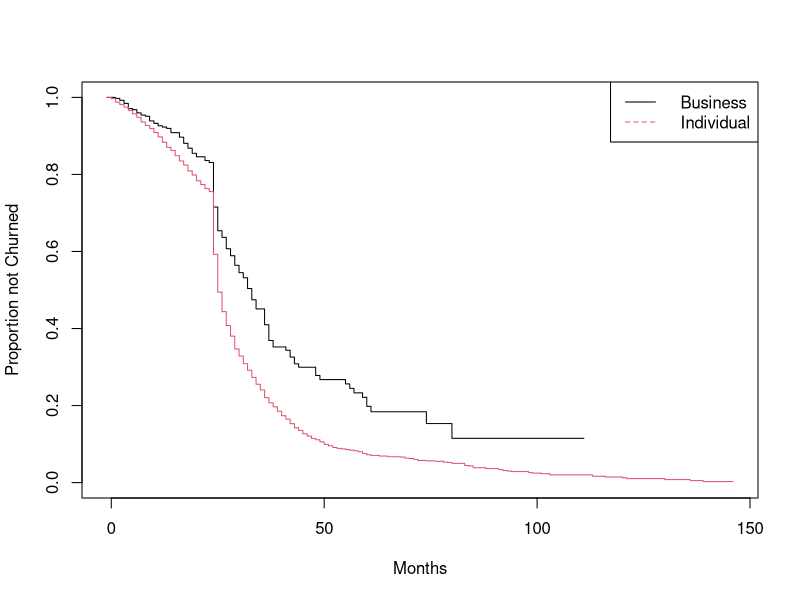
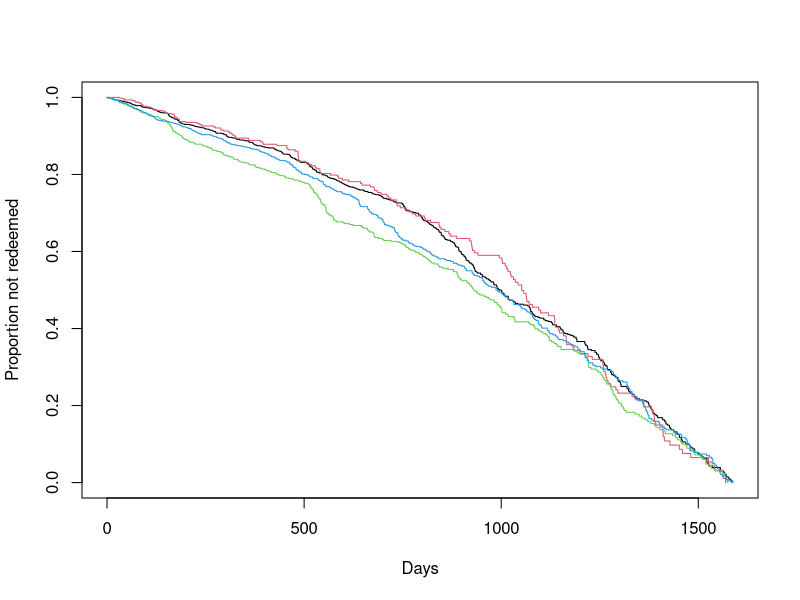

R code for these plots, in order: (Note: this script raises an error after producing the figures.)
## ---- chunk 1
knitr::opts_chunk$set(echo = TRUE)
## ---- chunk 2
library(survival)
str(aml)
## ---- chunk 3
#Import data
cellphone <- read.csv("cellphone data.csv")
cellphone <- na.omit(cellphone) # Removing rows with any NAs
str(cellphone)
## ---- chunk 4
# Making KM curves; using the Churn column as censor columns
cellfit <- survfit(Surv(Months, Churn) ~ Account_Type, data = cellphone)
summary(cellfit)
## ---- chunk 5
plot(cellfit, col = 1:2, xlab = "Months", ylab = "Proportion not Churned") 
legend("topright", paste(" ",c("Business","Individual")), col=1:2,lty=c(1 ,2))
## ---- chunk 6
survdiff(Surv(Months, Churn) ~ Account_Type, data = cellphone)
## ---- chunk 7
cellCoxPHfit <- coxph(Surv(Months, Churn) ~ Account_Type, data = cellphone)
summary(cellCoxPHfit)
## ---- chunk 8
# Fitting second Cox Proportional HAzards model, this time including Line_Count as a predictor variable as well
cellCoxPHfit2 <- coxph(Surv(Months, Churn) ~ Account_Type + Line_Count, data = cellphone)
summary(cellCoxPHfit2)
## ---- chunk 9
#Import data
rewards <- read.csv("AMRP.csv")

# Check for NA's by column
for (i in seq(1, ncol(rewards))){
  print(colnames(rewards)[i])
  print(sum(is.na(rewards[,i])))
}
## ---- chunk 10
rewards <- na.omit(rewards) # Removing rows with any NAs
str(rewards)
sum(is.na(rewards)) # Checking that the NA's have been removed
## ---- chunk 11
rewardsKMfit <- survfit(Surv(t, censored) ~ prevcat, data = rewards)
plot(rewardsKMfit, col = 1:4, xlab = "Days", ylab = "Proportion not redeemed") 
#legend("topright", paste(" ",c("Business","Individual")), col=1:2,lty=c(1 ,2))
## ---- chunk 12
rewardsCoxPHfit <- coxph(Surv(t, censored) ~ ., data = rewards)
summary(rewardsCoxPHfit)
## ---- chunk 13
rewardsCoxPHfit2 <- coxph(Surv(t, censored) ~ totredeem + prevcat + prefood + prebonus + baselen, data = rewards)
summary(rewardsCoxPHfit2)
## ---- chunk 14
#Import data
recid <- read.csv("recid.csv")
recid <- recid[,-1]
str(recid)
## ---- chunk 15
library(reshape2)
recidMelt <- m
melt.data.frame(data = recid, )
# Try to fit Cox PH model with all variables
fitAll <- coxph(Surv(Week, Arrest) ~ . , data=recid)
summary(fitAll)
melt(data = recid, id.vars = c("Week", "Arrest", "Aid", "Age", "Race", "Work", "Married", "Parole", "Prior", "Education"), measure.vars = c("emp1",	"emp2",	"emp3",	"emp4",	"emp5",	"emp6",	"emp7",	"emp8",	"emp9",	"emp10",	"emp11",	"emp12",	"emp13",	"emp14",	"emp15",	"emp16",	"emp17",	"emp18",	"emp19",	"emp20",	"emp21",	"emp22",	"emp23",	"emp24",	"emp25",	"emp26",	"emp27",	"emp28",	"emp29",	"emp30",	"emp31",	"emp32",	"emp33",	"emp34",	"emp35",	"emp36",	"emp37",	"emp38",	"emp39",	"emp40",	"emp41",	"emp42",	"emp43",	"emp44",	"emp45",	"emp46",	"emp47",	"emp48",	"emp49",	"emp50",	"emp51",	"emp52") ,variable.names = c("start","stop"))

str(recid)
## ---- chunk 16
#Melting data
meltedData <- melt(data = recid, id.vars = c("Week", "Arrest", "Aid", "Age", "Race", "Work", "Married", "Parole", "Prior", "Education"), measure.vars = c("emp1",	"emp2",	"emp3",	"emp4",	"emp5",	"emp6",	"emp7",	"emp8",	"emp9",	"emp10",	"emp11",	"emp12",	"emp13",	"emp14",	"emp15",	"emp16",	"emp17",	"emp18",	"emp19",	"emp20",	"emp21",	"emp22",	"emp23",	"emp24",	"emp25",	"emp26",	"emp27",	"emp28",	"emp29",	"emp30",	"emp31",	"emp32",	"emp33",	"emp34",	"emp35",	"emp36",	"emp37",	"emp38",	"emp39",	"emp40",	"emp41",	"emp42",	"emp43",	"emp44",	"emp45",	"emp46",	"emp47",	"emp48",	"emp49",	"emp50",	"emp51",	"emp52") ,variable.names = c("start","stop"))

head(meltedData,100)
